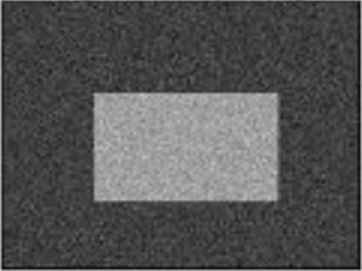
#> input picture OpenCV/pic/noisy.jpg, 362 x 271 px, found by its file name
$ python '15-图像阈值-图像分离.py'
#> lines starting #> are read from the running program, lines starting #| are printed output that depends on the picture; after the words box and inside, x2 and y2 are one past the last pixel; in counts of white or black regions, pixels touching at a corner belong together
'''
本节的目标是学习简单阈值，自适应阈值和Otsu's二值化等
主要利用的函数为cv2.threshold,cv2.adaptiveThreshold
'''
'''
    第一种，简单阈值
    当像素值高于阈值是，我们就给这个像素赋予一个新值，否则就赋予另外一只颜色。
    这个函数就是cv2.threshold()。
    def threshold(src, thresh, maxval, type, dst=None):
        .   @param src input array (multiple-channel, 8-bit or 32-bit floating point).
        .   @param dst output array of the same size  and type and the same number of channels as src.
        .   @param thresh threshold value.
        .   @param maxval maximum value to use with the THRESH_BINARY and THRESH_BINARY_INV thresholding types.
        .   @param type thresholding type (see the cv::ThresholdTypes).
    举个例子，将一副黑白渐变的图片，按简单阈值进行变换，生成不同风格的图片。
'''

# [20 lines of commented-out code are left out]

'''
第二种，自适应阈值
在上面一个例子中，我们使用的是全局阈值，使用同一个数对整幅图像进行整理。
但是这种方法并不适应所有的情况，尤其是当同一幅图像上的不同部分具有不同亮度时。
自适应阈值，会根据图像上的每一个小区域计算与其对应的阈值，在不同的区域采用不同的阈值。
def adaptiveThreshold(src, maxValue, adaptiveMethod, thresholdType, blockSize, C, dst=None)
    .   @param blockSize Size of a pixel neighborhood that is used to calculate a threshold value for the pixel: 3, 5, 7, and so on.
    .   @param C Constant subtracted from the mean or weighted mean (see the details below). Normally, it is positive but may be zero or negative as well.
我们来看一个例子，就能明白与全局阈值的不同之处。
'''

# [23 lines of commented-out code are left out]


'''
第三种方法，Otsu's二值化
在使用全局阈值的时候，我们随便给定了一个数来做阈值，那么如何知道这个数的好坏呢？
对于计算机来说，就是不停的尝试。
一般用于双峰对象，简单来说，就是在直方图中存在两个峰值。
虽然还是使用cv2.threshold()函数，但是需要传入一个cv2.THRESH_OTSU参数，我们把阈值设为0。
然后算法会自动计算最优解，然后返回一个retVal。

'''
import cv2 as cv
import numpy as np
import matplotlib.pyplot as plt

img=cv.imread('pic/noisy.jpg',0)
#> img is the input picture: shape (271, 362); min 13, max 211, mean 83.6
ret1,th1=cv.threshold(img,127,255,cv.THRESH_BINARY)
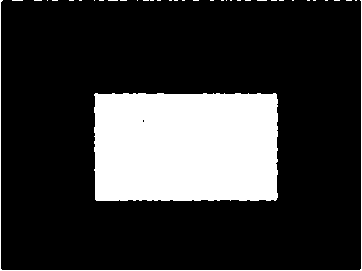
#> th1: shape (271, 362); 21% white; 36 white regions (34 under 20 px), largest, box (x1, y1, x2, y2) and area: (94, 93, 278, 201) 19525, (0, 0, 362, 271) 908

ret2,th2=cv.threshold(img,0,255,cv.THRESH_BINARY+cv.THRESH_OTSU)
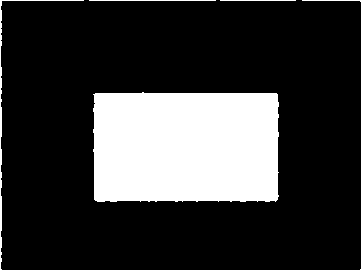
#> th2: shape (271, 362); 21.8% white; 4 white regions, box (x1, y1, x2, y2) and area: (93, 92, 279, 202) 19940, (0, 0, 362, 271) 1221, (89, 0, 216, 1) 127, (220, 0, 296, 1) 76
#> ret2 = 110

blur=cv.GaussianBlur(img,(5,5),0)
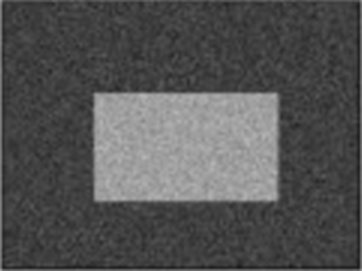
#> blur: shape (271, 362); min 25, max 181, mean 83.3
ret3,th3=cv.threshold(blur,2,255,cv.THRESH_BINARY+cv.THRESH_OTSU)
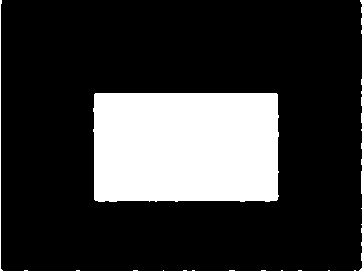
#> th3: shape (271, 362); 20.7% white; 32 white regions (29 under 20 px), largest, box (x1, y1, x2, y2) and area: (93, 93, 279, 202) 19918, (0, 0, 3, 271) 278, (361, 171, 362, 194) 23
#> ret3 = 110

images = [img, 0, th1,
          img, 0, th2,
          blur, 0, th3]
titles = ['Original Noisy Image','Histogram','Global Thresholding (v=127)',
          'Original Noisy Image','Histogram',"Otsu's Thresholding",
          'Gaussian filtered Image','Histogram',"Otsu's Thresholding"]

for i in range(3):
    plt.subplot(3,3,i*3+1),plt.imshow(images[i*3],'gray')
    plt.title(titles[i*3]), plt.xticks([]), plt.yticks([])
    plt.subplot(3,3,i*3+2),plt.hist(images[i*3].ravel(),256)
    plt.title(titles[i*3+1]), plt.xticks([]), plt.yticks([])
    plt.subplot(3,3,i*3+3),plt.imshow(images[i*3+2],'gray')
    plt.title(titles[i*3+2]), plt.xticks([]), plt.yticks([])
plt.show()
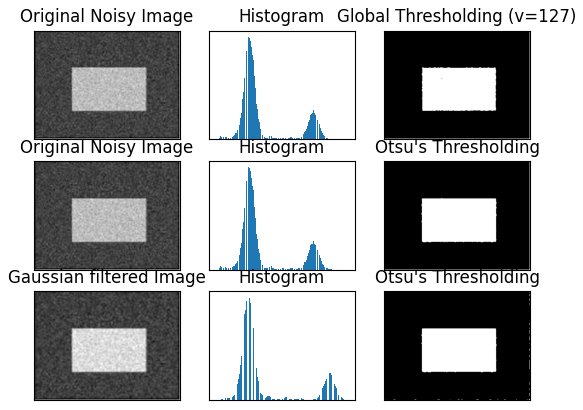
#> figure drawn by matplotlib, 9 panels
